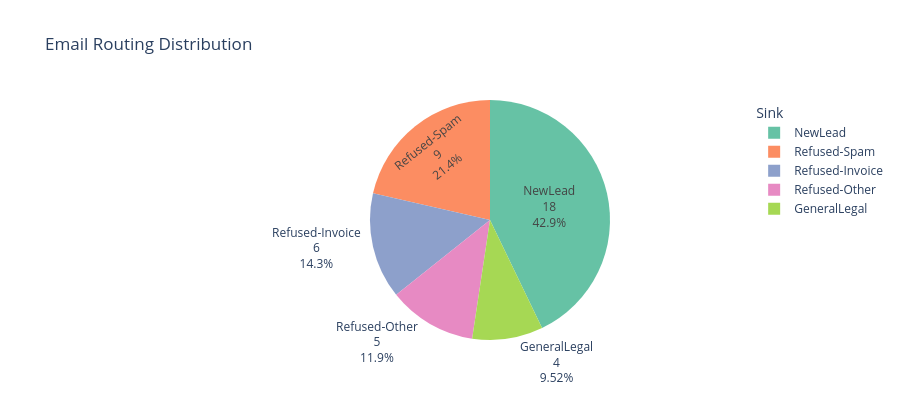

Notebook source saved alongside this figure:
### Markdown cell above
---
## Results
*Run the pipeline first (click **▶ Run Pipeline** above), then execute the cells below.*

### Code cell
"""Routing distribution — pie chart of terminal sinks."""
if not RESULTS:
    print("⚠️  No results yet — run the pipeline first.")
else:
    df = pd.DataFrame(RESULTS)
    sink_counts = df["terminal_sink"].value_counts().reset_index()
    sink_counts.columns = ["sink", "count"]

    fig = px.pie(
        sink_counts, names="sink", values="count",
        title="Email Routing Distribution",
        color_discrete_sequence=px.colors.qualitative.Set2,
    )
    fig.update_traces(textinfo="label+percent+value")
    fig.update_layout(legend_title="Sink", height=420)
    fig.show()

### Figure 1 — Plotly figure (JSON) as saved in the notebook; plotly's stock layout.template omitted (floating-point values rounded to 4 significant figures)
{"data": [{"domain": {"x": [0, 1], "y": [0, 1]}, "hovertemplate": "sink=%{label}<br>count=%{value}<extra></extra>", "labels": ["NewLead", "Refused-Spam", "Refused-Invoice", "Refused-Other", "GeneralLegal"], "legendgroup": "", "name": "", "showlegend": true, "textinfo": "label+percent+value", "type": "pie", "values": [18, 9, 6, 5, 4]}], "layout": {"height": 420, "legend": {"title": {"text": "Sink"}, "tracegroupgap": 0}, "piecolorway": ["rgb(102,194,165)", "rgb(252,141,98)", "rgb(141,160,203)", "rgb(231,138,195)", "rgb(166,216,84)", "rgb(255,217,47)", "rgb(229,196,148)", "rgb(179,179,179)"], "title": {"text": "Email Routing Distribution"}}}
